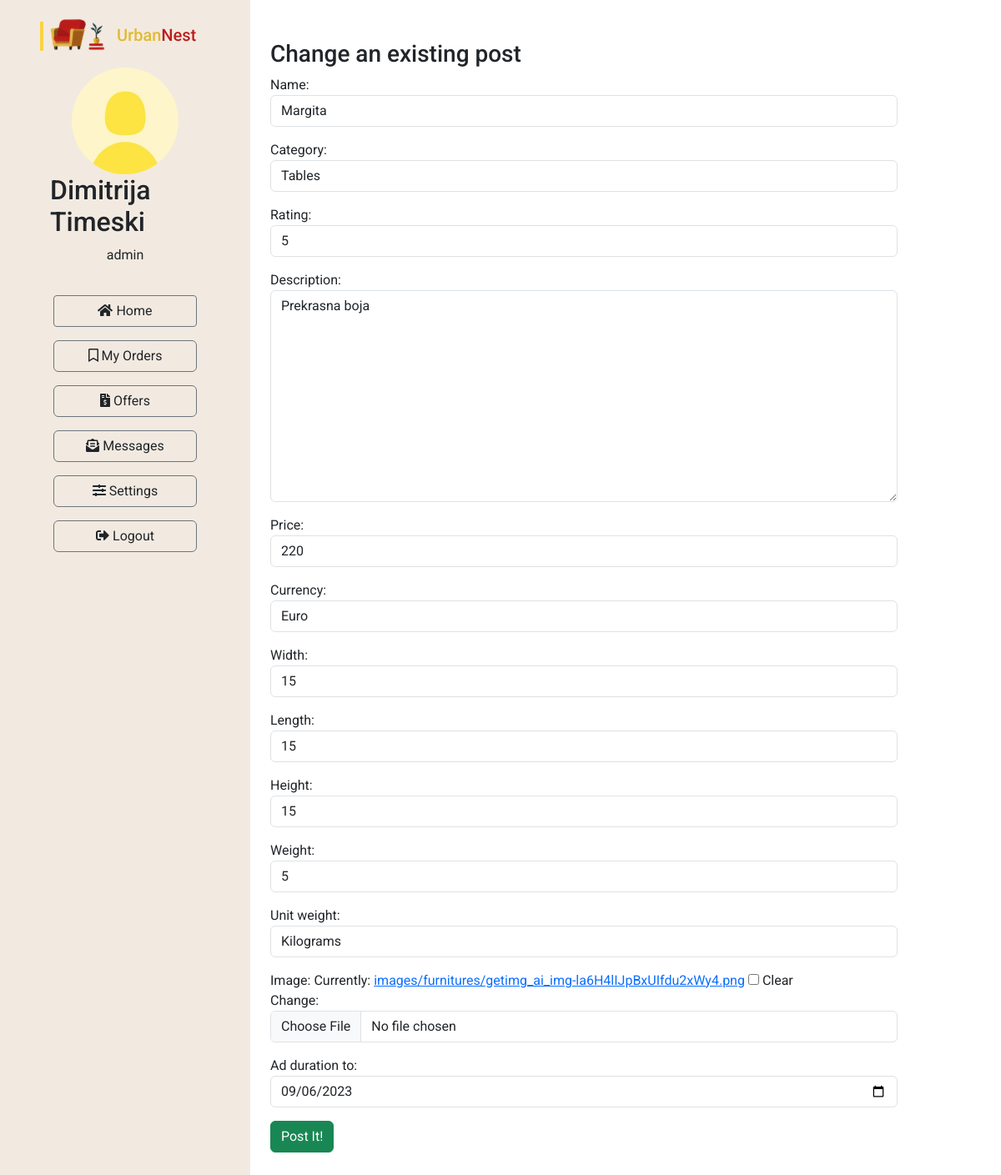
The page /ad/edit/7/ (signed in) on the database its author committed.
### Furniture/models.py (models this page shows, shortened)
class UrbanNestUser(models.Model):
    user = models.OneToOneField(User, on_delete=models.CASCADE)
    first_name = models.CharField(max_length=100)
    last_name = models.CharField(max_length=100)
    photo = models.ImageField(upload_to='images/users', null=True, blank=True)
    address = models.CharField(max_length=200)
    city = models.CharField(max_length=100)
    postal_code = models.CharField(max_length=100)
    province = models.CharField(max_length=100)
    country = CountryField()
    phone_number = models.CharField(max_length=15)
    shopping_cart = models.ForeignKey('ShoppingCart', on_delete=models.CASCADE, null=True, blank=True)

class FurnitureAd(models.Model):
    seller = models.ForeignKey(UrbanNestUser, on_delete=models.CASCADE)
    name = models.CharField(max_length=255)
    category = models.ForeignKey(Category, on_delete=models.CASCADE)
    rating = models.IntegerField(validators=[MinValueValidator(1), MaxValueValidator(5)])
    description = models.TextField()
    price = models.IntegerField()
    CURRENCY_CHOICES = [
        ('MKD', 'Denar'),
        ('EUR', 'Euro'),
        ('USD', 'Dollar'),
    ]
    currency = models.CharField(max_length=3, choices=CURRENCY_CHOICES)
    width = models.IntegerField()
    length = models.IntegerField()
    height = models.IntegerField()
    weight = models.IntegerField()
    UNIT_CHOICES = [
        ('kg', 'Kilograms'),
        ('lb', 'Pounds'),
    ]
    unit_weight = models.CharField(max_length=100, choices=UNIT_CHOICES)
    image = models.ImageField(upload_to='images/furnitures', null=True, blank=True)
    creation_date = models.DateTimeField(auto_now_add=True)
    last_modified_date = models.DateTimeField(auto_now=True)
    ad_duration_to = models.DateField()
    views = models.IntegerField(default=0)
    active = models.BooleanField(default=True)

class Category(models.Model):
    name = models.CharField(max_length=255)
    photo = models.ImageField(upload_to='images/categories', null=True, blank=True)
    creation_date = models.DateTimeField(auto_now_add=True)
    last_modified_date = models.DateTimeField(auto_now=True)
    def __str__(self):
        return self.name

### Furniture/views.py (the view)
# urls.py: path('ad/edit/<int:ad_id>/', edit_furniture_ad, name='edit_furniture_ad'),
@login_required
def edit_furniture_ad(request, ad_id):
    ad = get_object_or_404(FurnitureAd, id=ad_id)
    if ad.seller.user != request.user:
        return redirect(dashboard_home)
    if request.method == 'POST':
        form = FurnitureAdForm(request.POST, request.FILES, instance=ad)
        if form.is_valid():
            form = form.save(commit=False)
            if not request.FILES:
                form.image = 'images/furnitures/default.jpg'
            form.save()
            return redirect(dashboard_home)
    else:
        form = FurnitureAdForm(instance=ad)
    user = ad.seller
    context = {'form': form, 'user': user}
    return render(request, 'ad-edit.html', context=context)

### Furniture/forms.py
class FurnitureAdForm(forms.ModelForm):
    def __init__(self, *args, **kwargs):
        super(FurnitureAdForm, self).__init__(*args, **kwargs)
        for field in self.visible_fields():
            field.field.widget.attrs['class'] = 'form-control'
        self.fields['ad_duration_to'].widget = forms.DateInput(
            attrs={'type': 'date', 'class': 'form-control datepicker'}
        )
    class Meta:
        model = FurnitureAd
        exclude = ["user", "seller", "views", "status", "active"]

### Furniture/templates/ad-edit.html (shortened to what this page needs)
{% extends "dashboard/base-dashboard.html" %}
{% block content %}
<div class="container my-5">
    <h3>Change an existing post</h3>
    <form method="post" enctype="multipart/form-data">
        {{form.as_p}}
        <button class="btn btn-success">Post It!</button>
    </form>
</div>
{% endblock %}

### Furniture/templates/dashboard/base-dashboard.html (shortened to what this page needs)
<!DOCTYPE html>
<html lang="en">
<head>
    <link rel="stylesheet" href="https://cdn.jsdelivr.net/npm/bootstrap@5.3.0/dist/css/bootstrap.min.css">
    <link rel="stylesheet"
          href="https://cdn.jsdelivr.net/npm/@fortawesome/fontawesome-free@6.2.1/css/fontawesome.min.css"
>
</head>
<body>
<div style="min-height: 100vh;">
    <div class="row d-flex align-items-stretch p-0 m-0">
        <div class="py-3 px-5 col-md-3" style="background: #F2EAE1; min-height: 100vh;">
            <a href="{% url 'index' %}">
                <div>
                </div>
            </a>
            <div class="pt-3 container d-flex flex-column align-items-center justify-content-center mb-1">
                {% if user.photo %}
                <img src="{{ MEDIA_URL }}{{ user.photo.url }}" alt="" class="rounded-circle"
                     style="width: 128px; height: 128px;">
                {% endif %}
                <h2>{{ user.first_name }} {{ user.last_name }}</h2>
                <p>{{ user.user.username }}</p>
            </div>
            <div class="d-flex flex-column justify-content-center px-3 gap-3 py-3">
                <a href="{% url 'dashboard_home' %}" class="text-decoration-none text-reset btn btn-outline-secondary"
                   style="border-radius: 4px;"><i class="fas fa-home"></i> Home</a>
                <a href="{% url 'my_orders' %}" class="text-decoration-none text-reset btn btn-outline-secondary"><i
                        class='far fa-bookmark'></i> My
                    Orders</a>
                <a href="{% url 'offers' %}" class="text-decoration-none text-reset btn btn-outline-secondary"><i
                        class='fas fa-file-invoice-dollar'></i> Offers</a>
                <a href="{% url 'dashboard_messages' %}"
                   class="text-decoration-none text-reset btn btn-outline-secondary"><i
                        class='fas fa-envelope-open-text'></i> Messages</a>
                <a href="{% url 'edit_settings' %}" class="text-decoration-none text-reset btn btn-outline-secondary"><i
                        class='fas fa-sliders-h'></i> Settings</a>
                <a href="{% url 'logout' %}" class="text-decoration-none text-reset btn btn-outline-secondary"><i
                        class="fas fa-sign-out-alt"></i> Logout</a>
            </div>
        </div>
        <div class="col-md-8 white">
            {% block content %}{% endblock %}
        </div>
    </div>
</div>
</body>
</html>

### Furniture/templates/dashboard/base-dashboard.html (style rules this page uses)
* { font-family: 'Roboto', sans-serif !important; }
html, body { margin: 0; padding: 0; }
* { box-sizing: border-box; }

### rows shown on the page
UrbanNestUser: photo (placeholder picture), first_name "Dimitrija", last_name "Timeski", user.username "admin"
FurnitureAd: name "Margita", category "Tables", rating "5", description "Prekrasna boja", price "220", currency "Euro", width "15", length "15", height "15", weight "5", unit_weight "Kilograms", ad_duration_to "09/06/2023"
